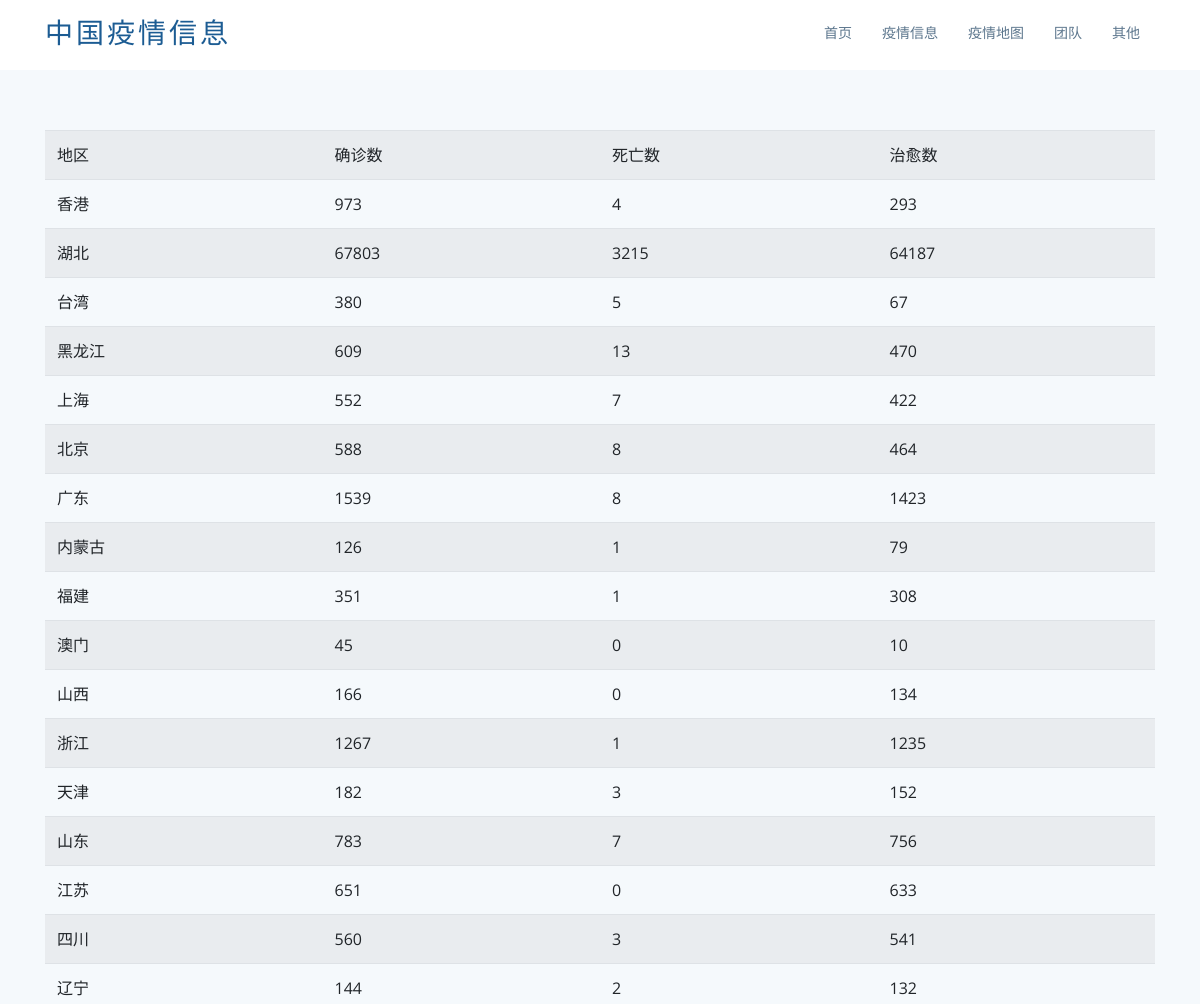
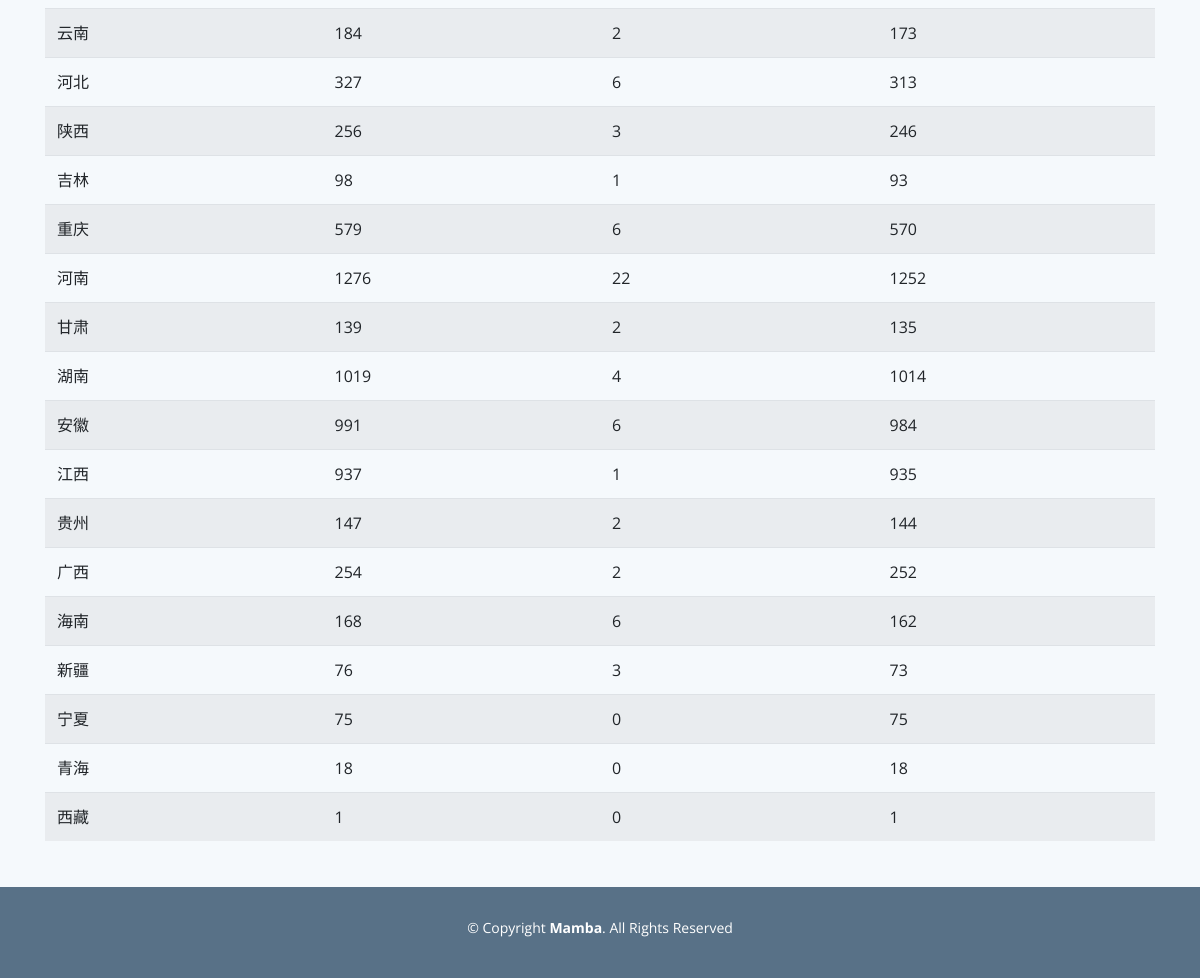
Page /data on the committed database (2 pictures, top to bottom).
### tables this page shows
CREATE TABLE yiqing
    (
    city  primary key ,
    Comfirm integer,
    Dead integer,
    Cured integer
    );

### app.py (the view)
@app.route('/data')
def data():
    datalist = []
    con = sqlite3.connect("YiqingData.db")
    cur = con.cursor()
    sql = "select * from yiqing"
    data = cur.execute(sql)
    for item in data:
        datalist.append(item)
    cur.close()
    con.close()
    return render_template("Data.html",datas = datalist)

### templates/Data.html (shortened to what this page needs)
<!DOCTYPE html>
<html lang="en">
<head>
  <link href="static/assets/vendor/bootstrap/css/bootstrap.min.css" rel="stylesheet">
  <link href="static/assets/vendor/icofont/icofont.min.css" rel="stylesheet">
  <link href="static/assets/vendor/boxicons/css/boxicons.min.css" rel="stylesheet">
  <link href="static/assets/vendor/animate.css/animate.min.css" rel="stylesheet">
  <link href="static/assets/vendor/venobox/venobox.css" rel="stylesheet">
  <link href="static/assets/vendor/aos/aos.css" rel="stylesheet">
  <link href="static/assets/css/style.css" rel="stylesheet">
</head>
<body>
  <header id="header">
    <div class="container">
      <div class="logo float-left">
        <h1 class="text-light"><a href="index.html"><span>中国疫情信息</span></a></h1>
      </div>
      <nav class="nav-menu float-right d-none d-lg-block">
        <ul>
           <li><a href="/">首页</a></li>
          <li><a href="/data">疫情信息</a></li>
          <li><a href="/graph">疫情地图</a></li>
          <li><a href="/team">团队</a></li>
          <li><a href="/others">其他</a></li>
        </ul>
      </nav>
    </div>
  </header>
  <main id="main">
    <section class="counts section-bg">
      <div class="container">
       <table class="table table-striped">
              <tr>
               <td>地区</td>
               <td>确诊数</td>
               <td>死亡数</td>
               <td>治愈数</td>
           </tr>
              {% for data in datas %}
                  <tr>
               <td>{{data[0]}}</td>
               <td>{{ data[1] }}</td>
               <td>{{ data[2] }}</td>
               <td>{{ data[3] }}</td>
           </tr>
              {% endfor %}
          </table>
      </div>
    </section>
  </main>
  <footer id="footer">
    <div class="container">
      <div class="copyright">
        &copy; Copyright <strong><span>Mamba</span></strong>. All Rights Reserved
      </div>
      <div class="credits">
      </div>
    </div>
  </footer>
</body>
</html>

### static/assets/css/style.css (style rules this page uses)
body { font-family: "Open Sans", sans-serif; color: #444; }
a { color: #428bca; }
h1, h2, h3, h4, h5, h6, .font-primary { font-family: "Raleway", sans-serif; }
#header { height: 70px; transition: all 0.5s; transition: all 0.5s; padding: 10px 0; background: #fff; z-index: 997; }
#header .logo h1 { font-size: 28px; margin: 0; padding: 10px 0; line-height: 1; font-weight: 400; letter-spacing: 3px; text-transform: uppercase; }
#header .logo h1 a, #header .logo h1 a:hover { color: #1c5c93; text-decoration: none; }
.nav-menu, .nav-menu * { margin: 0; padding: 0; list-style: none; }
.nav-menu > ul > li { position: relative; white-space: nowrap; float: left; }
.nav-menu a { display: block; position: relative; color: #5c768d; padding: 12px 15px; transition: 0.3s; font-size: 14px; font-family: "Open Sans", sans-serif; }
.mobile-nav { position: fixed; top: 0; bottom: 0; z-index: 9999; overflow-y: auto; left: -260px; width: 260px; padding-top: 18px; background: #1f3548; transition: 0.4s; }
.mobile-nav * { margin: 0; padding: 0; list-style: none; }
.mobile-nav a { display: block; position: relative; color: #e3f0fc; padding: 10px 20px; font-weight: 500; }
section { padding: 60px 0; }
.section-bg { background-color: #f5f9fc; }
.counts { padding-bottom: 30px; }
#footer { background: #587187; padding: 0 0 30px 0; color: #fff; font-size: 14px; }
#footer .copyright { text-align: center; padding-top: 30px; }
#footer .credits { padding-top: 10px; text-align: center; font-size: 13px; color: #fff; }

### rows in the picture
yiqing: city "香港", Comfirm "973", Dead "4", Cured "293"
yiqing: city "湖北", Comfirm "67803", Dead "3215", Cured "64187"
yiqing: city "台湾", Comfirm "380", Dead "5", Cured "67"
yiqing: city "黑龙江", Comfirm "609", Dead "13", Cured "470"
yiqing: city "上海", Comfirm "552", Dead "7", Cured "422"
yiqing: city "北京", Comfirm "588", Dead "8", Cured "464"
yiqing: city "广东", Comfirm "1539", Dead "8", Cured "1423"
yiqing: city "内蒙古", Comfirm "126", Dead "1", Cured "79"
yiqing: city "福建", Comfirm "351", Dead "1", Cured "308"
yiqing: city "澳门", Comfirm "45", Dead "0", Cured "10"
yiqing: city "山西", Comfirm "166", Dead "0", Cured "134"
yiqing: city "浙江", Comfirm "1267", Dead "1", Cured "1235"
yiqing: city "天津", Comfirm "182", Dead "3", Cured "152"
yiqing: city "山东", Comfirm "783", Dead "7", Cured "756"
yiqing: city "江苏", Comfirm "651", Dead "0", Cured "633"
yiqing: city "四川", Comfirm "560", Dead "3", Cured "541"
yiqing: city "辽宁", Comfirm "144", Dead "2", Cured "132"
yiqing: city "云南", Comfirm "184", Dead "2", Cured "173"
yiqing: city "河北", Comfirm "327", Dead "6", Cured "313"
yiqing: city "陕西", Comfirm "256", Dead "3", Cured "246"
yiqing: city "吉林", Comfirm "98", Dead "1", Cured "93"
yiqing: city "重庆", Comfirm "579", Dead "6", Cured "570"
yiqing: city "河南", Comfirm "1276", Dead "22", Cured "1252"
yiqing: city "甘肃", Comfirm "139", Dead "2", Cured "135"
yiqing: city "湖南", Comfirm "1019", Dead "4", Cured "1014"
yiqing: city "安徽", Comfirm "991", Dead "6", Cured "984"
yiqing: city "江西", Comfirm "937", Dead "1", Cured "935"
yiqing: city "贵州", Comfirm "147", Dead "2", Cured "144"
yiqing: city "广西", Comfirm "254", Dead "2", Cured "252"
yiqing: city "海南", Comfirm "168", Dead "6", Cured "162"
yiqing: city "新疆", Comfirm "76", Dead "3", Cured "73"
yiqing: city "宁夏", Comfirm "75", Dead "0", Cured "75"
yiqing: city "青海", Comfirm "18", Dead "0", Cured "18"
yiqing: city "西藏", Comfirm "1", Dead "0", Cured "1"
